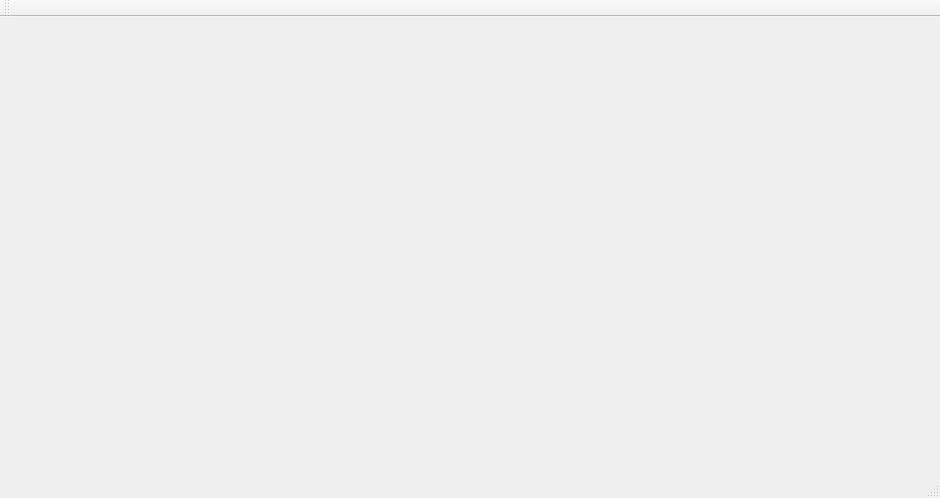
<?xml version="1.0" encoding="UTF-8"?>
<ui version="4.0">
 <class>MainWindow</class>
 <widget class="QMainWindow" name="MainWindow">
  <property name="geometry">
   <rect>
    <x>0</x>
    <y>0</y>
    <width>940</width>
    <height>498</height>
   </rect>
  </property>
  <property name="windowTitle">
   <string>MainWindow</string>
  </property>
  <widget class="QWidget" name="centralWidget"/>
  <widget class="QMenuBar" name="menuBar">
   <property name="geometry">
    <rect>
     <x>0</x>
     <y>0</y>
     <width>940</width>
     <height>24</height>
    </rect>
   </property>
  </widget>
  <widget class="QToolBar" name="mainToolBar">
   <attribute name="toolBarArea">
    <enum>TopToolBarArea</enum>
   </attribute>
   <attribute name="toolBarBreak">
    <bool>false</bool>
   </attribute>
  </widget>
  <widget class="QStatusBar" name="statusBar"/>
 </widget>
 <layoutdefault spacing="6" margin="11"/>
 <resources/>
 <connections/>
</ui>
